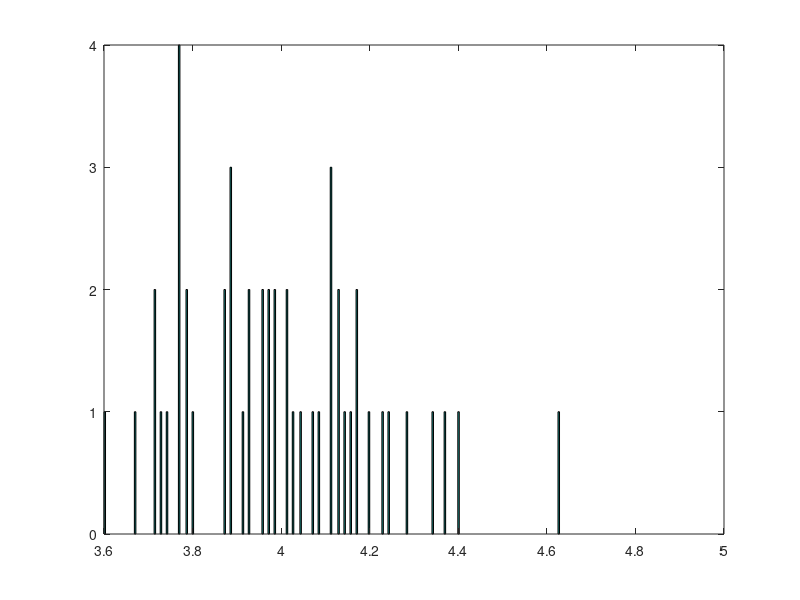

The MATLAB script that drew this image:
% 1.
% log L = -l * n + (Sum x_i) log l - Sum log (x_i!)
% d log L / d l = -n + (Sum x_i) / l = 0 
% QED

% 2.

M = 50;
n = 70;
lambda = 4;

for sample=1:M
    for i=1:n
        S(sample, i) = poissrnd(lambda);
    end
end

for sample=1:M
    
    mu_lambda(sample) = sum(S(sample,:))/n;
end

S

%mu_lambda = sum(S')/n;
mu_lambda_avg = sum(mu_lambda)/M
hist(mu_lambda, 300);
 % no because the estimator is biased 
